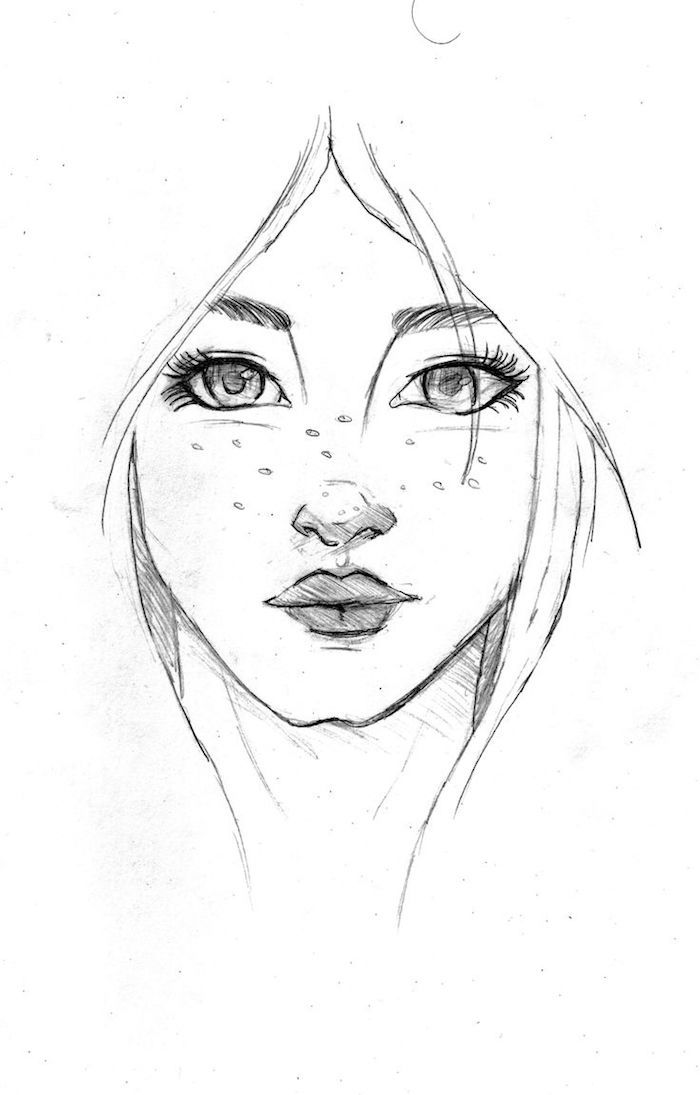
#> input picture visage.jpg, 700 x 1095 px
$ python gcode_script.py
#> lines starting #> are read from the running program, lines starting #| are printed output that depends on the picture

from PIL import Image
from PIL import ImageFilter,ImageOps
import os
from svg_to_gcode.svg_parser import parse_file
from svg_to_gcode.compiler import Compiler, interfaces


imageLue = Image.open("visage.jpg")                          #On recupere notre image dans une variable
#> imageLue is the input picture: PIL image 700x1095 RGB; min 0, max 255, mean 246.3
imageLue = imageLue.convert("L")                             #On transforme l image en blanc noir
#> imageLue: PIL image 700x1095 L
imageLue = imageLue.filter(ImageFilter.FIND_EDGES)           #on applique un filtre , plusieurs filtres sont possibles ,celui ci permet de faire resortir beaucoup plus les contours
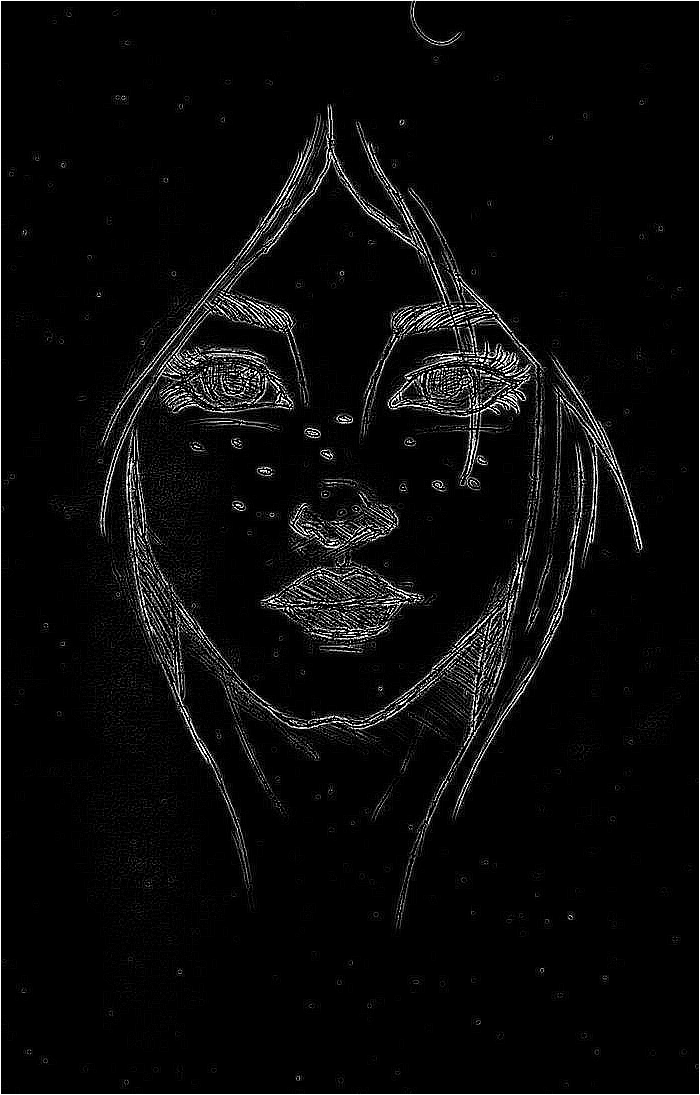
#> imageLue: PIL image 700x1095 L; min 0, max 255, mean 10.6

#Pour plus d' info sur les filtres visiter ce site https://sites.google.com/magicmakers.fr/teen-python/jouer-avec-des-images/pil-filtres-et-effets
# imageLue = imageLue.filter(ImageFilter.DETAIL)               # Un autre exemple de filtre
# imageLue = imageLue.filter(ImageFilter.EDGE_ENHANCE_MORE)


imageLue.save('bmp.bmp','bmp')                                #on sauvegarde notre fichier bitmap
os.system( "potrace  bmp.bmp --svg -o svg.svg -W 10cm -H 10cm")  # W pour la largeur et H pour la hauteur. Plus d' info en lisant le manuel de Potrace
#> (the run stopped early here; a loop or call above may not have finished)
